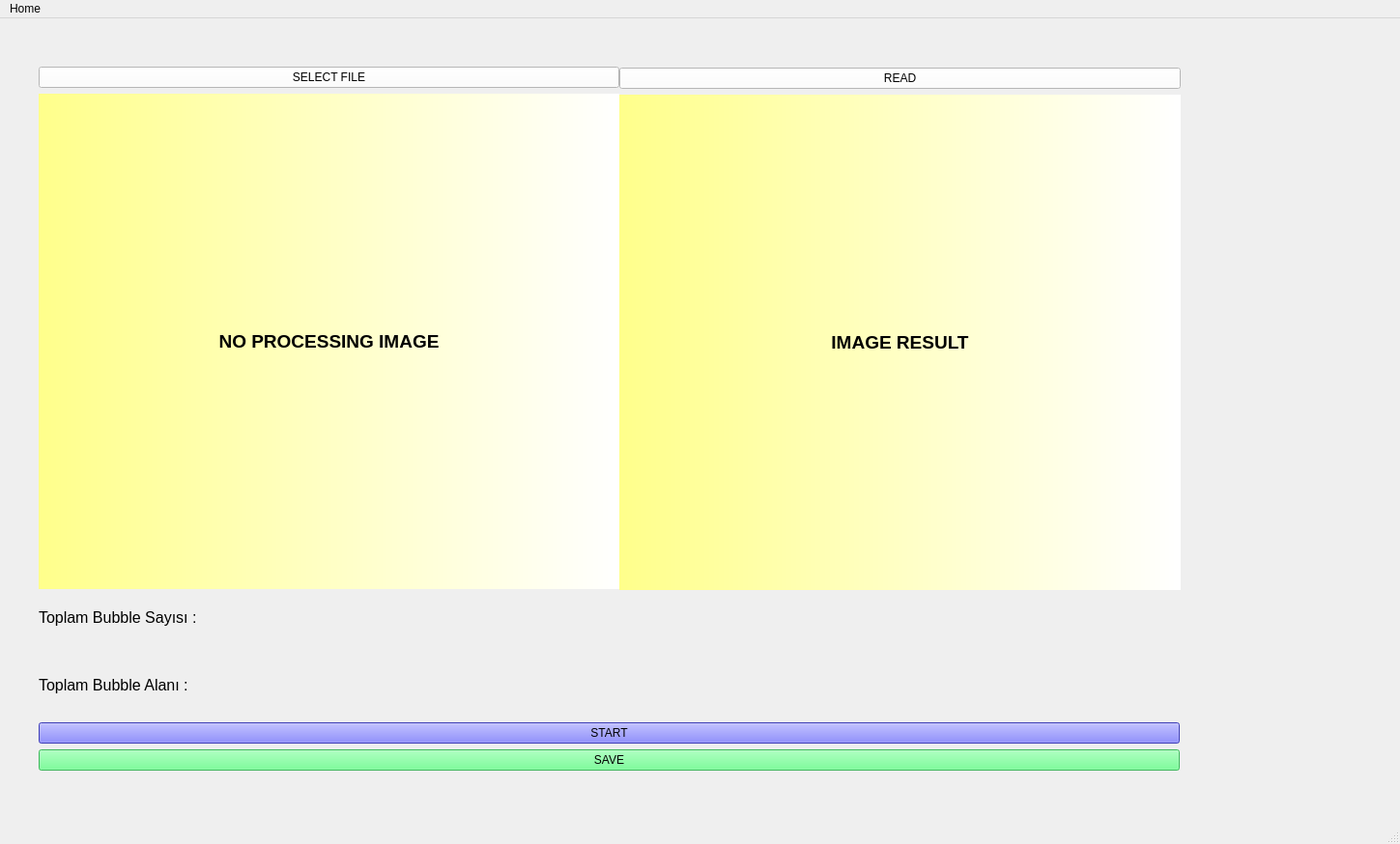
<?xml version="1.0" encoding="UTF-8"?>
<ui version="4.0">
 <class>MainWindow</class>
 <widget class="QMainWindow" name="MainWindow">
  <property name="geometry">
   <rect>
    <x>0</x>
    <y>0</y>
    <width>1449</width>
    <height>874</height>
   </rect>
  </property>
  <property name="windowTitle">
   <string>MainWindow</string>
  </property>
  <widget class="QWidget" name="centralwidget">
   <widget class="QWidget" name="layoutWidget">
    <property name="geometry">
     <rect>
      <x>40</x>
      <y>589</y>
      <width>1181</width>
      <height>190</height>
     </rect>
    </property>
    <layout class="QVBoxLayout" name="verticalLayout_4">
     <item>
      <widget class="QLabel" name="label_Toplam_Bubble_Num">
       <property name="text">
        <string>&lt;html&gt;&lt;head/&gt;&lt;body&gt;&lt;p&gt;&lt;span style=&quot; font-size:12pt;&quot;&gt;    Toplam Bubble Sayısı :&lt;/span&gt;&lt;/p&gt;&lt;/body&gt;&lt;/html&gt;</string>
       </property>
      </widget>
     </item>
     <item>
      <widget class="QLabel" name="label_Toplam_Bubble_Alan">
       <property name="styleSheet">
        <string notr="true">font: 75 11pt &quot;MS Shell Dlg 2&quot;;</string>
       </property>
       <property name="text">
        <string>&lt;html&gt;&lt;head/&gt;&lt;body&gt;&lt;p&gt;&lt;span style=&quot; font-size:12pt; font-weight:400;&quot;&gt;   Toplam Bubble Alanı :&lt;/span&gt;&lt;/p&gt;&lt;/body&gt;&lt;/html&gt;</string>
       </property>
      </widget>
     </item>
     <item>
      <widget class="QPushButton" name="pushButtonStart">
       <property name="styleSheet">
        <string notr="true">background-color: rgb(85, 85, 255);
font: 75 14pt &quot;MS Shell Dlg 2&quot;;</string>
       </property>
       <property name="text">
        <string>START</string>
       </property>
      </widget>
     </item>
     <item>
      <widget class="QPushButton" name="pushButtonSave">
       <property name="styleSheet">
        <string notr="true">background-color: rgb(85, 255, 127);
font: 16pt &quot;MS Shell Dlg 2&quot;;</string>
       </property>
       <property name="text">
        <string>SAVE</string>
       </property>
      </widget>
     </item>
    </layout>
   </widget>
   <widget class="QWidget" name="layoutWidget">
    <property name="geometry">
     <rect>
      <x>40</x>
      <y>50</y>
      <width>601</width>
      <height>541</height>
     </rect>
    </property>
    <layout class="QVBoxLayout" name="verticalLayout">
     <item>
      <widget class="QPushButton" name="pushButtonSelectFile">
       <property name="styleSheet">
        <string notr="true">background-color: rgb(255, 255, 255);
font: 12pt &quot;MS Shell Dlg 2&quot;;</string>
       </property>
       <property name="text">
        <string>SELECT FILE</string>
       </property>
      </widget>
     </item>
     <item>
      <widget class="QLabel" name="label_Img_Photo_1">
       <property name="styleSheet">
        <string notr="true">background-color: qlineargradient(spread:pad, x1:0, y1:0, x2:1, y2:0, stop:0 rgba(255, 255, 139, 255), stop:1 rgba(255, 255, 255, 255));</string>
       </property>
       <property name="text">
        <string>&lt;html&gt;&lt;head/&gt;&lt;body&gt;&lt;p align=&quot;center&quot;&gt;&lt;span style=&quot; font-size:14pt; font-weight:600;&quot;&gt;NO PROCESSING IMAGE&lt;/span&gt;&lt;/p&gt;&lt;/body&gt;&lt;/html&gt;</string>
       </property>
      </widget>
     </item>
    </layout>
   </widget>
   <widget class="QWidget" name="layoutWidget">
    <property name="geometry">
     <rect>
      <x>641</x>
      <y>51</y>
      <width>581</width>
      <height>541</height>
     </rect>
    </property>
    <layout class="QVBoxLayout" name="verticalLayout_2">
     <item>
      <widget class="QPushButton" name="pushButtonRead">
       <property name="styleSheet">
        <string notr="true">background-color: rgb(255, 255, 255);
font: 12pt &quot;MS Shell Dlg 2&quot;;</string>
       </property>
       <property name="text">
        <string>READ</string>
       </property>
      </widget>
     </item>
     <item>
      <widget class="QLabel" name="label_Image_photo_2">
       <property name="styleSheet">
        <string notr="true">background-color: qlineargradient(spread:pad, x1:0, y1:0, x2:1, y2:0, stop:0 rgba(255, 255, 139, 255), stop:1 rgba(255, 255, 255, 255));</string>
       </property>
       <property name="text">
        <string>&lt;html&gt;&lt;head/&gt;&lt;body&gt;&lt;p align=&quot;center&quot;&gt;&lt;span style=&quot; font-size:14pt; font-weight:600;&quot;&gt;IMAGE RESULT&lt;/span&gt;&lt;/p&gt;&lt;/body&gt;&lt;/html&gt;</string>
       </property>
      </widget>
     </item>
    </layout>
   </widget>
  </widget>
  <widget class="QMenuBar" name="menubar">
   <property name="geometry">
    <rect>
     <x>0</x>
     <y>0</y>
     <width>1449</width>
     <height>26</height>
    </rect>
   </property>
   <widget class="QMenu" name="menuHome">
    <property name="title">
     <string>Home</string>
    </property>
   </widget>
   <addaction name="menuHome"/>
  </widget>
  <widget class="QStatusBar" name="statusbar"/>
 </widget>
 <resources/>
 <connections/>
</ui>
